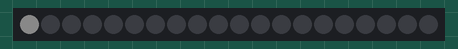
The program below on a simulated Arduino Uno, built with avr-gcc and run on an emulated ATmega328P. Shown: 20 RGB LEDs in strip order, left to right. Dim RGB values are drawn brighter than linear.

Above: at 0.1 s.
At 4.1 s:
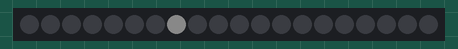
At 9.1 s:
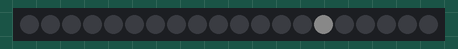
At 19.1 s:
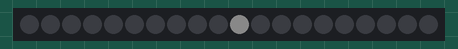
At 28.1 s:
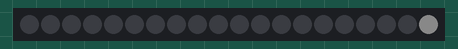
At 38.1 s:
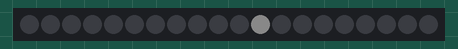

Measured:
- what the display in image 1 shows lasts 1.0 s, from 4.0 s to 5.0 s

The program:

main.cpp
```cpp
#include <Adafruit_NeoPixel.h>

#ifdef __AVR__
 #include <avr/power.h> // Required for 16 MHz Adafruit Trinket
#endif

#define PIXEL_PIN    6  // Digital IO pin connected to the NeoPixels.
#define PIXEL_COUNT 20  // Number of NeoPixels

// Declare our NeoPixel strip object:
Adafruit_NeoPixel strip(PIXEL_COUNT, PIXEL_PIN, NEO_GRBW + NEO_KHZ800);

/** ICOSAHEDRON MAPPINGS **/
static const char icosahedron_neighbors[20][3] = {
  { 15,  2, 5 },    // 1
  { 7, 3, 1 },      // 2
  { 2, 9, 4 },      // 3
  { 5, 3, 11 },     // 4
  { 1, 4, 13 },     // 5
  { 16,  7, 15 },   // 6
  { 6, 8, 2 },      // 7
  { 7, 17,  9 },    // 8
  { 8, 10,  3 },    // 9
  { 9, 18,  11 },   // 10
  { 4, 10,  12 },   // 11
  { 13,  11,  19 }, // 12
  { 14,  5, 12 },   // 13
  { 20,  15,  13 }, // 14
  { 6, 1, 14 },     // 15
  { 20,  17,  6 },  // 16
  { 16,  18,  8 },  // 17
  { 10,  17,  19 }, // 18
  { 20,  12,  18 }, // 19
  { 16,  14,  19 }  // 20
};

static const char map_icosahedron_hardware[20] = {
  1,  // 1
  5,  // 2
  6,  // 3
  7,  // 4
  8,  // 5
  3,  // 6
  4,  // 7
  19, // 8
  20, // 9
  15, // 10
  14, // 11
  13, // 12
  9,  // 13
  10, // 14
  2,  // 15
  17, // 16
  18, // 17
  16, // 18
  12, // 19
  11  // 20
};

// State variables
uint16_t step = 0;

void setup() {
  strip.begin();
  strip.show();
}

void loop() {
  strip.clear();
  strip.setPixelColor(map_icosahedron_hardware[step % PIXEL_COUNT]-1, strip.Color(0, 0, 0, 10));

  strip.show();

  delay(1000);
  step++;
}
```
